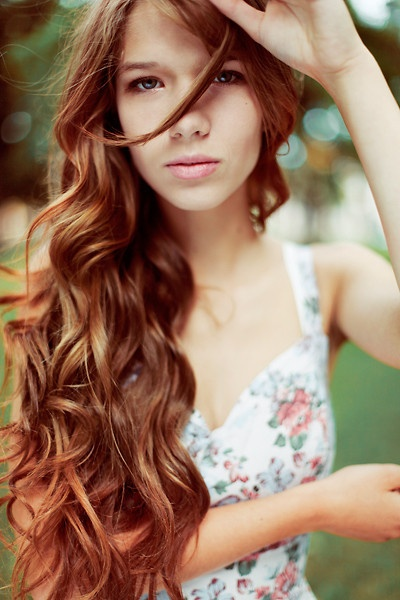
//> input picture 2 OpenCV图像处理/3 OpenCV图像处理进阶（imgproc组件、feature2D组件）/1 图像处理/1 图像处理（A-滤波）/demo1-方框滤波/1.jpg, 400 x 600 px
$ ./test   (built with g++ and OpenCV 4)
//> lines starting //> are read from the running program, lines starting //| are printed output that depends on the picture
/**
  ******************************************************************************
  * @file    test.cpp
  * @author  Bruceou
  * @version V1.0
  * @date    2017-11
  * @brief   非线性滤波综合
  ******************************************************************************
  * @attention
  * 本程序适用于OpenCV2和OpenCV3版本。
  ******************************************************************************
  */
/**Includes*********************************************************************/
#include <opencv2/core/core.hpp>
#include <opencv2/highgui/highgui.hpp>
#include <opencv2/imgproc/imgproc.hpp>
#include <iostream>

/**namespace*******************************************************************/
using namespace std;
using namespace cv;

/**【全局变量声明部分】********************************************************/
Mat g_srcImage,g_dstImage1,g_dstImage2,g_dstImage3,g_dstImage4,g_dstImage5;
int g_nBoxFilterValue=6;  //方框滤波内核值
int g_nMeanBlurValue=10;  //均值滤波内核值
int g_nGaussianBlurValue=6;  //高斯滤波内核值
int g_nMedianBlurValue=10;  //中值滤波参数值
int g_nBilateralFilterValue=10;  //双边滤波参数值

/**【全局函数声明部分】*********************************************************/
//轨迹条回调函数
static void on_BoxFilter(int, void *);		//方框滤波
static void on_MeanBlur(int, void *);		//均值块滤波器
static void on_GaussianBlur(int, void *);			//高斯滤波器
static void on_MedianBlur(int, void *);			//中值滤波器
static void on_BilateralFilter(int, void *);			//双边滤波器

/**
  * @brief     主函数
  * @param     argc 命令行参数个数
               argv 命令行参数
  * @retval    int
  */
int main (int argc, char **argv)
{
	system("color 5E");

	// 载入原图
	g_srcImage = imread( "1.jpg", 1 );
//> g_srcImage is the input picture: 600 rows x 400 cols, CV_8UC3; mean B, G, R 98.3, 120, 152.7
	if( !g_srcImage.data ) { printf("Oh，no，读取srcImage错误~！ \n"); return false; }

	//克隆原图到四个Mat类型中
	g_dstImage1 = g_srcImage.clone( );
	g_dstImage2 = g_srcImage.clone( );
	g_dstImage3 = g_srcImage.clone( );
	g_dstImage4 = g_srcImage.clone( );
	g_dstImage5 = g_srcImage.clone( );

	//显示原图
	namedWindow("【<0>原图窗口】", 1);
	imshow("【<0>原图窗口】",g_srcImage);


	//=================【<1>方框滤波】=========================
	//创建窗口
	namedWindow("【<1>方框滤波】", 1);
	//创建轨迹条
	createTrackbar("内核值：", "【<1>方框滤波】",&g_nBoxFilterValue, 50,on_BoxFilter );
	on_MeanBlur(g_nBoxFilterValue,0);
	imshow("【<1>方框滤波】", g_dstImage1);
	//=====================================================


	//=================【<2>均值滤波】==========================
	//创建窗口
	namedWindow("【<2>均值滤波】", 1);
	//创建轨迹条
	createTrackbar("内核值：", "【<2>均值滤波】",&g_nMeanBlurValue, 50,on_MeanBlur );
	on_MeanBlur(g_nMeanBlurValue,0);
	//======================================================


	//=================【<3>高斯滤波】===========================
	//创建窗口
	namedWindow("【<3>高斯滤波】", 1);
	//创建轨迹条
	createTrackbar("内核值：", "【<3>高斯滤波】",&g_nGaussianBlurValue, 50,on_GaussianBlur );
	on_GaussianBlur(g_nGaussianBlurValue,0);
	//=======================================================


	//=================【<4>中值滤波】===========================
	//创建窗口
	namedWindow("【<4>中值滤波】", 1);
	//创建轨迹条
	createTrackbar("参数值：", "【<4>中值滤波】",&g_nMedianBlurValue, 50,on_MedianBlur );
	on_MedianBlur(g_nMedianBlurValue,0);
	//=======================================================


	//=================【<5>双边滤波】===========================
	//创建窗口
	namedWindow("【<5>双边滤波】", 1);
	//创建轨迹条
	createTrackbar("参数值：", "【<5>双边滤波】",&g_nBilateralFilterValue, 50,on_BilateralFilter);
	on_BilateralFilter(g_nBilateralFilterValue,0);
	//=======================================================


	//输出一些帮助信息
	cout<<endl<<"\t嗯。好了，请调整滚动条观察图像效果~\n\n"
		<<"\t按下“q”键时，程序退出~!\n"
		<<"\n\n\t\t\t\t ";
	while(char(waitKey(1)) != 'q') {}

	return 0;
}

/**
  * @brief     方框滤波操作的回调函数
  * @param     int
               void
  * @retval    None
  */
static void on_BoxFilter(int, void *)
{
	//方框滤波操作
	boxFilter( g_srcImage, g_dstImage1, -1,Size( g_nBoxFilterValue+1, g_nBoxFilterValue+1));
	//显示窗口
	imshow("【<1>方框滤波】", g_dstImage1);
}

/**
  * @brief     均值滤波操作的回调函数
  * @param     int
               void
  * @retval    None
  */
static void on_MeanBlur(int, void *)
{
	blur( g_srcImage, g_dstImage2, Size( g_nMeanBlurValue+1, g_nMeanBlurValue+1), Point(-1,-1));
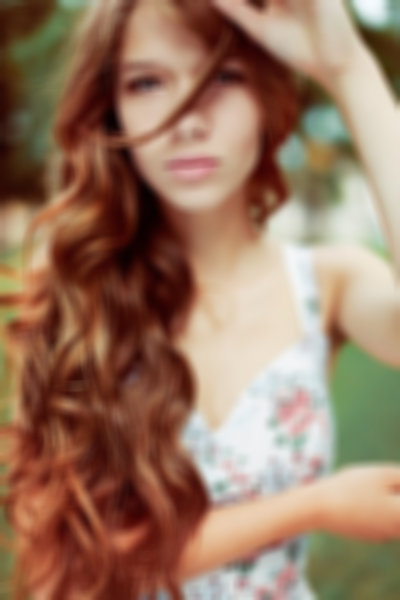
//> g_dstImage2: 600 rows x 400 cols, CV_8UC3; mean B, G, R 98.3, 120, 152.7
	imshow("【<2>均值滤波】", g_dstImage2);

}

/**
  * @brief     高斯滤波操作的回调函数
  * @param     int
               void
  * @retval    None
  */
static void on_GaussianBlur(int, void *)
{
	GaussianBlur( g_srcImage, g_dstImage3, Size( g_nGaussianBlurValue*2+1, g_nGaussianBlurValue*2+1 ), 0, 0);
	imshow("【<3>高斯滤波】", g_dstImage3);
}

/**
  * @brief     中值滤波操作的回调函数
  * @param     int
               void
  * @retval    None
  */
static void on_MedianBlur(int, void *)
{
	medianBlur ( g_srcImage, g_dstImage4, g_nMedianBlurValue*2+1 );
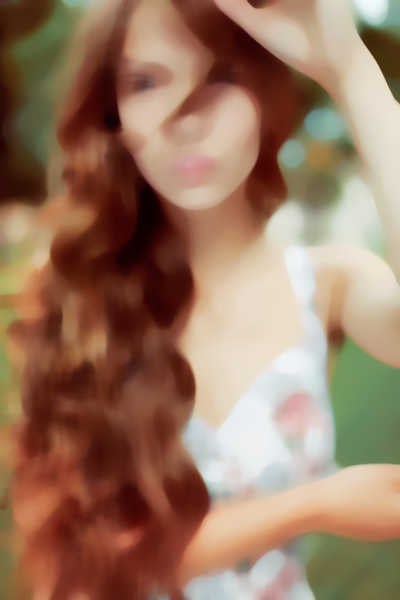
//> g_dstImage4: 600 rows x 400 cols, CV_8UC3; mean B, G, R 98.3, 120.6, 153.6
	imshow("【<4>中值滤波】", g_dstImage4);
}

/**
  * @brief     双边滤波操作的回调函数
  * @param     int
               void
  * @retval    None
  */
static void on_BilateralFilter(int, void *)
{
	bilateralFilter ( g_srcImage, g_dstImage5, g_nBilateralFilterValue, g_nBilateralFilterValue*2, g_nBilateralFilterValue/2 );
//> the 'q' key is pressed
	imshow("【<5>双边滤波】", g_dstImage5);
}
